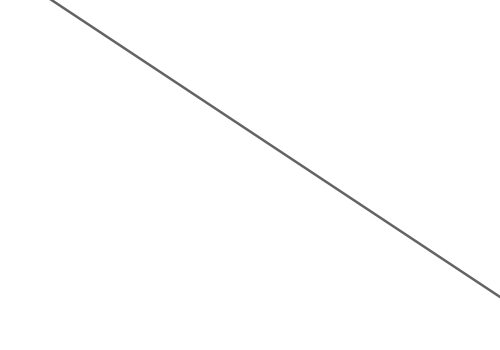
Frame 1 (no input)
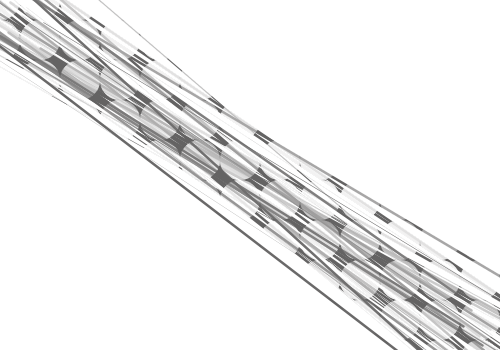
Frame 60 (the mouse pressed at the canvas centre just before this capture)
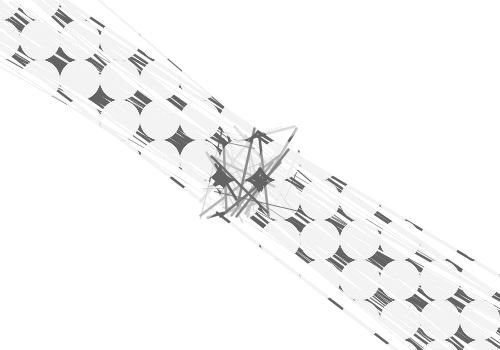
Frame 120 (the mouse held since frame 60 and released just before this capture)

The Processing sketch that drew these frames (run headless with seeded random() and noise(); from frame 60 on, the mouse is pressed at the canvas centre):

// Processing sketch: processing_28342
// ── processing_28342.pde

void setup() {
  background(255);
  frameRate(30);
  size(500,350);
  smooth();
}
void draw() {
  for (int x=0; x<width+40; x=x+40)
  {
    for (int y=0; y<height+20; y=y+40)
    {
      fill(255,10);
      noStroke();
      strokeWeight(0);
      ellipse(x,y,40,40);
    }
  }
  float a = random (-50,50);
  float b = random (-50,50);
  float c = random (0,5);
  float d = random (-50,50);
  float e = random (-50,50);
  stroke(100,99,99);
  
  for (float f=0; f<3; f=f+0.5)
  {
    float g=f%c;
    strokeWeight(g);
  }
  line(mouseX+a,mouseY+b,width-mouseX-d,height-mouseY-e);
}
void mouseClicked() {
  background(255);
}
